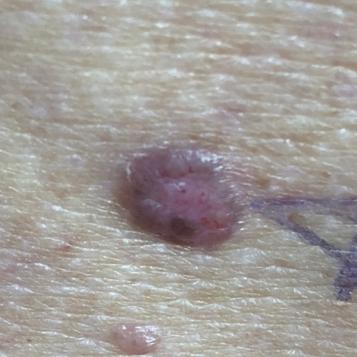
#> input picture data/images/training_images/PAT_53_82_940.png, 357 x 357 px, found by its file name
$ python symmetrycodechatgpt.py
#> lines starting #> are read from the running program, lines starting #| are printed output that depends on the picture; after the words box and inside, x2 and y2 are one past the last pixel; in counts of white or black regions, pixels touching at a corner belong together
### prepareImage.py
from pathlib import Path
import numpy as np
from scipy import ndimage
from skimage import morphology, measure
from skimage.color import rgb2gray
import matplotlib.pyplot as plt
from skimage.transform import resize
from skimage import *
import imageio as iio
import skimage.color
import skimage.filters


def prepareImage(imageName):
    # filename = Path(f'data/images/imgs_part_1/{imageName}')  # PAT_8_15_820.png
    im = plt.imread(imageName)
#> im is the input picture: shape (357, 357, 3) float32; mean R, G, B 0.629, 0.61, 0.596
    im2 = im[0:1500, :, :3]  # Select only the first three channels (RGB)
    im2 = rgb2gray(im2)*256
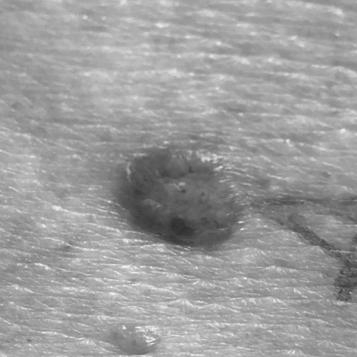
#> im2: shape (357, 357) float32; min 47.93, max 249, mean 156.9
    im = resize(im, (im.shape[0] // 4, im.shape[1] // 4), anti_aliasing=True)
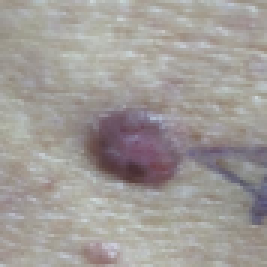
#> im: shape (89, 89, 3) float32 (shown 3 times larger); mean R, G, B 0.629, 0.61, 0.596
    return im2


def measure_root_mass(filename, sigma=1.0):
    # read the original image, converting to grayscale on the fly
#> called with sigma = 1
    image = iio.imread(uri=filename)
    # blur before thresholding
    blurred_image = skimage.filters.gaussian(image, sigma=sigma)
    # perform automatic thresholding to produce a binary image
    t = skimage.filters.threshold_otsu(blurred_image)
#> t = 0.545
    binary_mask = blurred_image > t
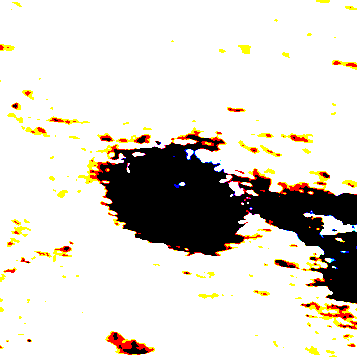
#> binary_mask: shape (357, 357, 3) bool; mean R, G, B 0.856, 0.837, 0.806
    return t*255


def refineImage(im2, filename):
    thresh = measure_root_mass(filename)
#> thresh = 139
    mask = im2 < thresh  # Value selected by looking at the histogram
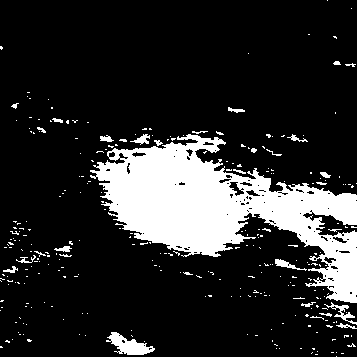
#> mask: shape (357, 357) bool; 16.9% white; 292 white regions (263 under 20 px), largest, box (x1, y1, x2, y2) and area: (90, 134, 357, 303) 18842, (106, 332, 155, 355) 547, (324, 302, 357, 325) 183
    plt.imshow(mask, cmap='gray')
    # Remove small white regions and keep only the largest connected region
    mask = morphology.remove_small_objects(mask, min_size=1000)
#> mask: shape (357, 357) bool; 14.7% white; 1 white region, box (x1, y1, x2, y2) and area: (90, 134, 357, 303) 18780
    mask = morphology.remove_small_holes(mask, area_threshold=1000)
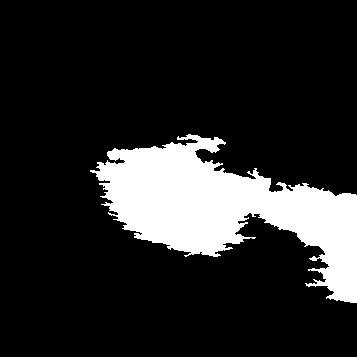
#> mask: shape (357, 357) bool; 15.7% white; 1 white region, box (x1, y1, x2, y2) and area: (90, 134, 357, 303) 20046
    mask_largest = morphology.label(mask, connectivity=2)
#> mask_largest: shape (357, 357) int32; values 0 (black) and 1 (white), 15.7% white; 1 white region
    props = measure.regionprops(mask_largest)
#> props = 1 regions; box (x1, y1, x2, y2) and area: (90, 134, 357, 303) 20046
    if len(props) > 0:
        props.sort(key=lambda x: x.area, reverse=True)
        mask = mask_largest == props[0].label
        # Fill the largest hole inside the mask
        mask = ndimage.binary_fill_holes(mask)
        # Structural element, that we will use as a "brush". The parameter is "brush side"
        struct_el = morphology.disk(6)
        # Use this "brush" to erode and then dilate the image to remove small white regions outside the lesion
        mask = morphology.binary_erosion(mask, struct_el)
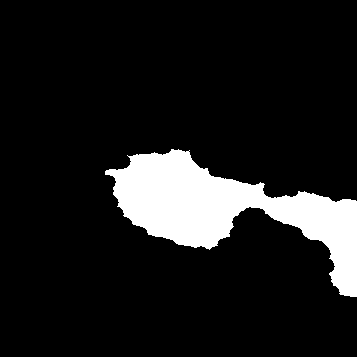
#> mask: shape (357, 357) bool; 11.3% white; 1 white region, box (x1, y1, x2, y2) and area: (105, 149, 357, 297) 14371
        mask = morphology.binary_dilation(mask, struct_el)
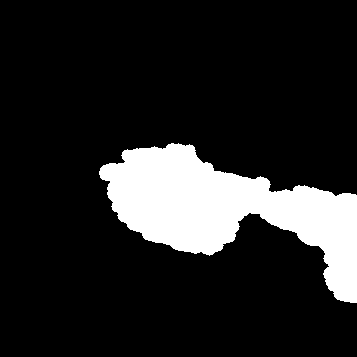
#> mask: shape (357, 357) bool; 14.5% white; 1 white region, box (x1, y1, x2, y2) and area: (99, 143, 357, 303) 18446
    else:
        # If there are no labeled regions, create a blank mask of the same shape as the input image
        mask = np.zeros_like(im2)
    return mask


# filename = 'data/images/imgs_part_1/PAT_585_1130_474.png'
# print(refineImage(prepareImage(filename), filename))

### testthreshold.py

import imageio as iio
import skimage.color
import skimage.filters


def measure_root_mass(filename, sigma=1.0):

    # read the original image, converting to grayscale on the fly
    image = iio.imread(uri=filename)

    # blur before thresholding
    blurred_image = skimage.filters.gaussian(image, sigma=sigma)

    # perform automatic thresholding to produce a binary image
    t = skimage.filters.threshold_otsu(blurred_image)
    binary_mask = blurred_image > t

    # [5 lines of commented-out code are left out]

    return t*255

#print(measure_root_mass(filename='data/images/imgs_part_1/PAT_30_41_815.png',sigma=1.5))

### symmetrycodechatgpt.py
#import cv2
import numpy as np
from scipy.spatial.distance import cdist
import matplotlib.pyplot as plt
import skimage.filters as filters
from skimage import io, measure
from prepareImage import *
from testthreshold import *

# Prepare an image
filename = 'data/images/imgs_part_1/PAT_53_82_940.png'
im2 = prepareImage(filename)
plt.imshow(im2)
plt.show()
gray = refineImage(im2, filename)
plt.imshow(gray)
plt.show()

# Threshold the image to segment the lesion
thresh = measure_root_mass(filename)/255
#> in measure_root_mass, `t = skimage.filters.threshold_otsu(blurred_image)`: t = 0.545
#> thresh = 0.545
#thresh = filters.threshold_otsu(gray)
mask = gray > thresh

# Label the connected regions in the mask
labels = measure.label(mask)
#> labels: shape (357, 357) int32; values 0 (black) and 1 (white), 14.5% white; 1 white region

# Find the largest connected region, which is assumed to be the lesion
props = measure.regionprops(labels)
#> props = 1 regions; box (x1, y1, x2, y2) and area: (99, 143, 357, 303) 18446
largest_region = props[0]
for region in props:
    if region.area > largest_region.area:
        largest_region = region
#> this loop made 1 pass

# Get the coordinates of the boundary points of the lesion
coords = largest_region.coords
#> coords = 18446 pairs, first value 143 to 302, second value 99 to 356

# Find the centroid of the lesion
centroid = largest_region.centroid
#> centroid = (208.5, 227.8)

# Divide the lesion into left and right halves based on the centroid
left_half = coords[coords[:, 1] < centroid[1]]
#> left_half = 10523 pairs, first value 143 to 255, second value 99 to 227
right_half = coords[coords[:, 1] >= centroid[1]]
#> right_half = 7923 pairs, first value 173 to 302, second value 228 to 356

# Compute the Euclidean distance between each pair of boundary points
left_distances = cdist(left_half, left_half)
right_distances = cdist(right_half, right_half)

# Compute the mean distance between boundary points for each half
left_mean_distance = np.mean(left_distances)
#> left_mean_distance = 53.85
right_mean_distance = np.mean(right_distances)
#> right_mean_distance = 60.55

# Compute the ratio of the mean distances between the left and right halves
symmetry_ratio = left_mean_distance / right_mean_distance
#> symmetry_ratio = 0.889

# If the ratio is close to 1, the lesion is symmetric
if 0.9 <= symmetry_ratio <= 1.1:
    print('The lesion is symmetric')
else:
    print('The lesion is asymmetric')

# Display the image and mask
fig, axes = plt.subplots(nrows=1, ncols=2, figsize=(10, 5))
axes[0].imshow(gray, cmap='gray')
axes[1].imshow(mask, cmap='gray')
axes[0].set_title('Original Image')
axes[1].set_title('Mask')
fig.tight_layout()
plt.show()
